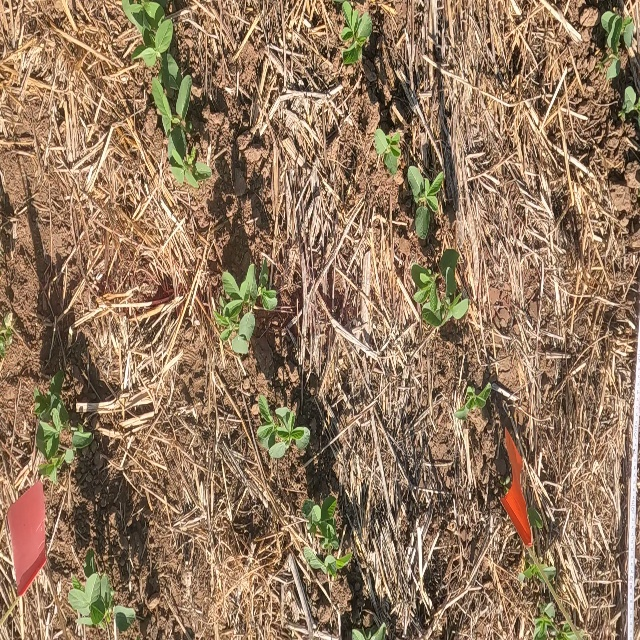
#> input picture images_predicted/video5_1500.jpg, 640 x 640 px
$ python uniting_images.py
#> lines starting #> are read from the running program, lines starting #| are printed output that depends on the picture
import cv2
import numpy as np
import matplotlib.pyplot as plt

# Load the three images
image1 = cv2.imread('video5_1500.jpg')
#> image1 is the input picture: shape (640, 640, 3); mean B, G, R 94.2, 120.3, 146.3
image2 = cv2.imread('video5_1500P.jpg')
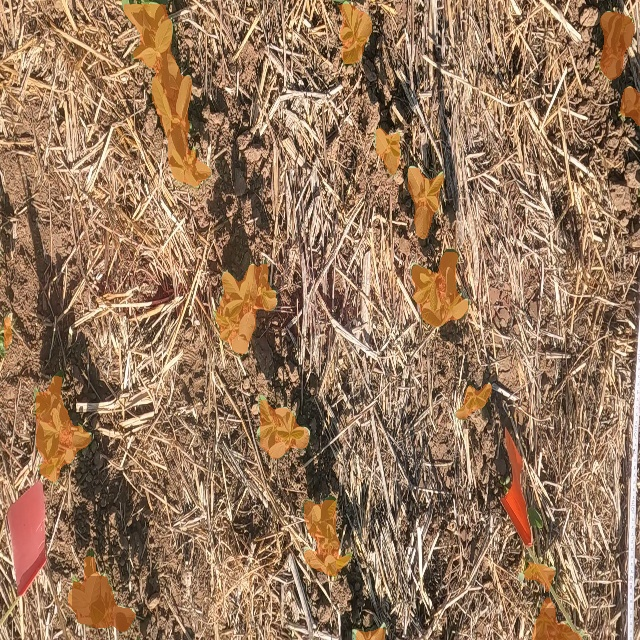
#> input picture images_predicted/video5_1500P.jpg, 640 x 640 px
#> image2 is the input picture: shape (640, 640, 3); mean B, G, R 91.9, 118.9, 150.5
image3 = cv2.imread('video5_1500PL.jpg')
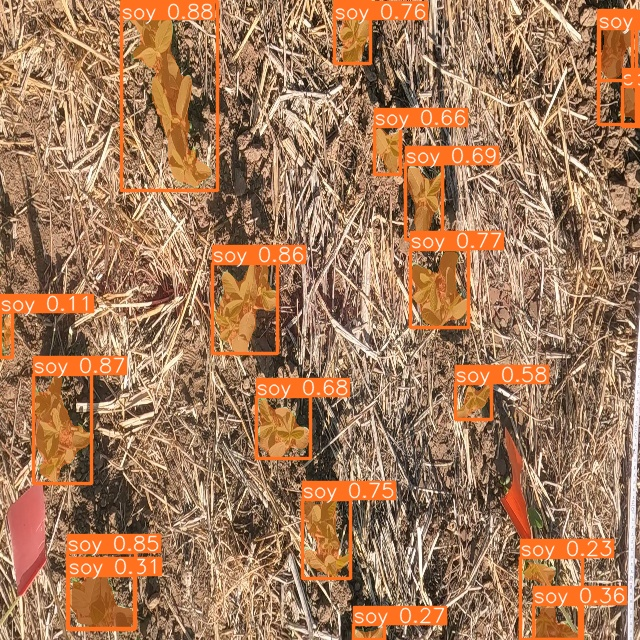
#> input picture images_predicted/video5_1500PL.jpg, 640 x 640 px
#> image3 is the input picture: shape (640, 640, 3); mean B, G, R 89.1, 121, 162.6


# Define the spacing between images
spacing = 20  # Adjust as needed

# Create white space
white_space = np.ones((max(image1.shape[0], image2.shape[0], image3.shape[0]), spacing, 3), dtype=np.uint8) * 255

# Combine images horizontally with white space
combined_image = np.hstack((image1, white_space, image2, white_space, image3))
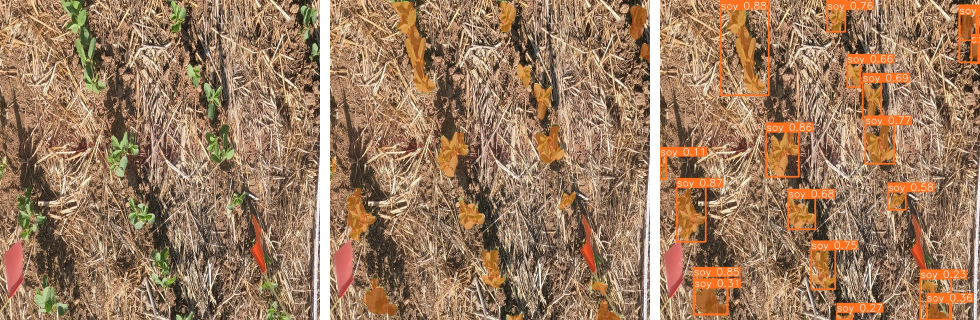
#> combined_image: shape (640, 1960, 3) (shown at 1/2 size); mean B, G, R 95.1, 122.8, 155.2

# Save the combined image
cv2.imwrite('image6.jpg', combined_image)

# Display the combined image
cv2.imshow('Combined Image', combined_image)
cv2.waitKey(0)
cv2.destroyAllWindows()
